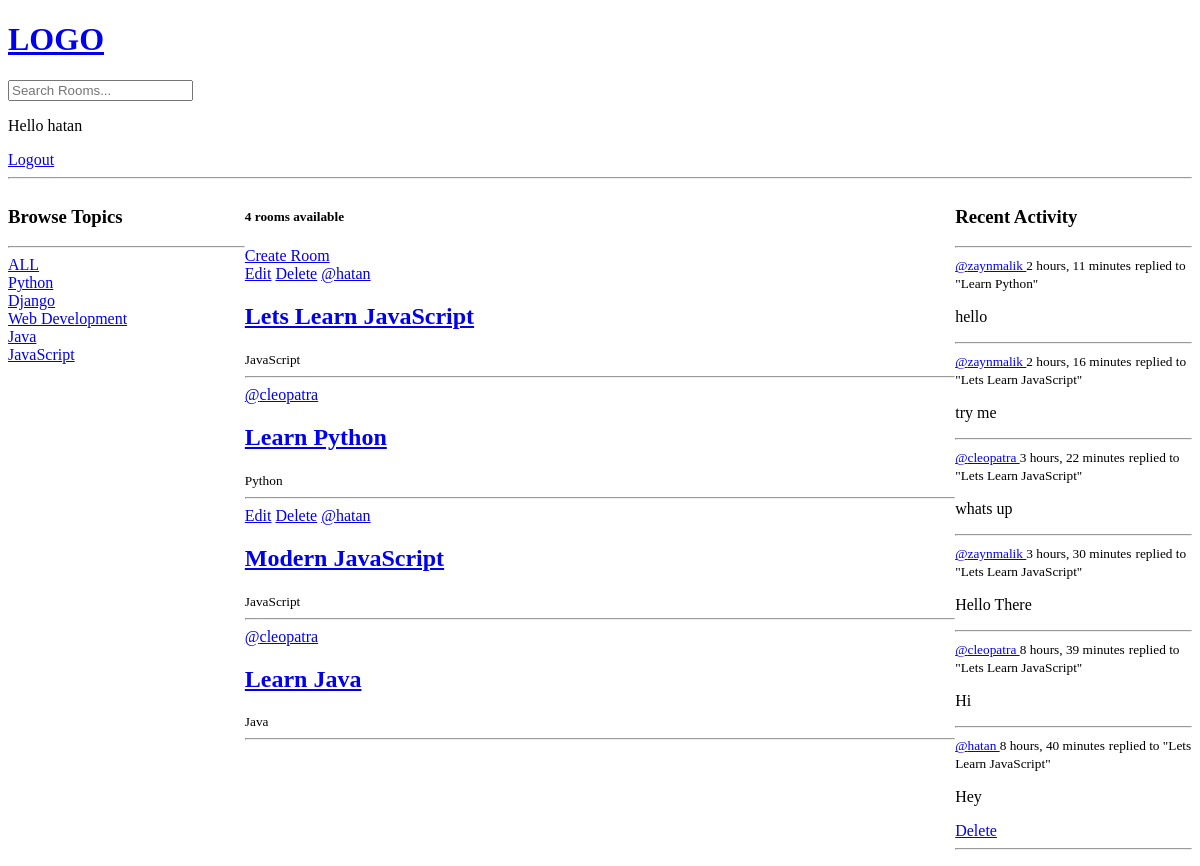
Before: / (signed in) with the older database file.
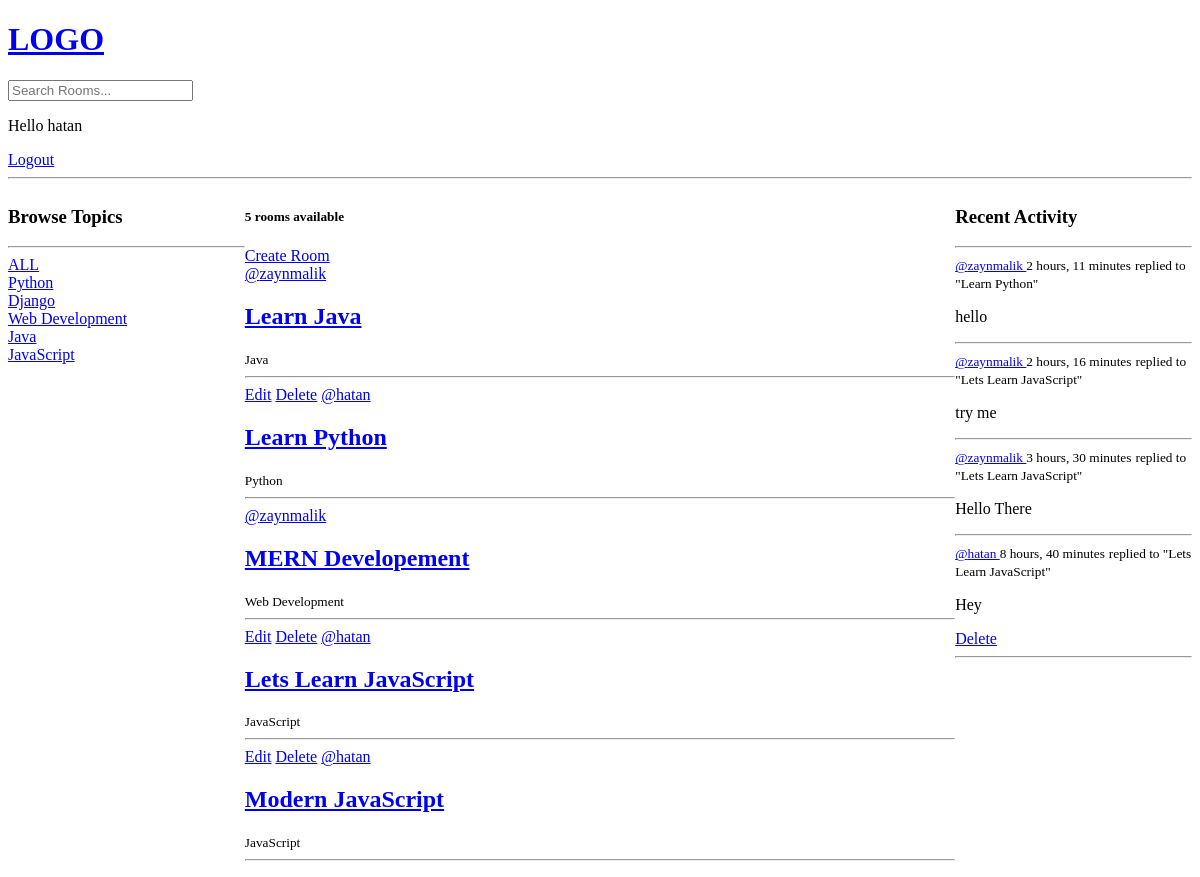
After: the same page with the newer database file.
### base/models.py (models this page shows, shortened)
class Topic(models.Model):
    name = models.CharField(max_length=200)

class Room(models.Model):
    host = models.ForeignKey(User, on_delete=models.SET_NULL, null=True)
    topic = models.ForeignKey(Topic, on_delete=models.SET_NULL, null=True)
    name = models.CharField(max_length=200)
    description = models.TextField(null=True, blank=True)
    participants = models.ManyToManyField(User, related_name='participants', blank=True)
    updated = models.DateTimeField(auto_now=True)
    created = models.DateTimeField(auto_now_add=True)
    class Meta:
        ordering = ['-updated', '-created']
    def __str__(self):
        return self.name

class Message(models.Model):
    user = models.ForeignKey(User, on_delete=models.CASCADE)
    room = models.ForeignKey(Room, on_delete=models.CASCADE)
    body = models.TextField()
    updated = models.DateTimeField(auto_now=True)
    created = models.DateTimeField(auto_now_add=True)
    class Meta:
        ordering = ['-updated', '-created']
    def __str__(self):
        return self.body[0:50]

### base/views.py (the view)
# urls.py: 2. Add a URL to urlpatterns:  path('', views.home, name='home')
def home(request):
    q = request.GET.get('q') if request.GET.get('q') != None else ''
    rooms = Room.objects.filter(
        Q(topic__name__icontains=q) |
        Q(name__icontains=q) |
        Q(description__icontains=q)
    )
    topics = Topic.objects.all()
    room_count = rooms.count()
    room_messages = Message.objects.filter(Q(room__topic__name__icontains=q))
    context = {'rooms': rooms, 'topics': topics,
               'room_count': room_count, 'room_messages': room_messages}
    return render(request, 'base/home.html', context)

### base/templates/base/home.html (shortened to what this page needs)
{% extends 'index.html' %}
{% block content %}
<div class="home-container">
  <div>
    {% include 'base/topics_component.html' %}
  </div>
  <div>
    <h5>{{room_count}} rooms available</h5>
    <a href="{% url 'create-room' %}">Create Room</a>
    {% include 'base/feeds_component.html' %}
  </div>
  <div>
    {% include 'base/activity_component.html' %}
  </div>
</div>
{% endblock %}

### base/templates/base/topics_component.html
<h3>Browse Topics</h3>
<hr>
<div>
  <a href="{% url 'home' %}">ALL</a>
</div>
{% for topic in topics %}
<div>
  <a href="{% url 'home' %}?q={{topic.name}}">{{topic.name}}</a>
</div>
{% endfor %}

### base/templates/base/feeds_component.html
<div>
  {% for room in rooms %}
  <div>
    {% if request.user == room.host %}
    <a href="{% url 'update-room' room.id %}">Edit</a>
    <a href="{% url 'delete-room' room.id %}">Delete</a>
    {% endif %}
    <a href="{% url 'user-profile' room.id %}">@{{room.host.username}}</a>
    <h2><a href="{% url 'room' room.id %}">{{room.name}}</h2></a>
    <small>{{room.topic.name}}</small>
    <hr>
  </div>
  {% endfor %}
</div>

### base/templates/base/activity_component.html
<h3>Recent Activity</h3>
<hr>
{% for message in room_messages %}
<div>
  <small><a href="{% url 'user-profile' message.user.id %}">@{{message.user}} </a> {{message.created|timesince}}</small>
  <small>replied to "{{message.room}}"</small>
  <p>{{message}}</p>
  {% if request.user == message.user %}
  <a href="{% url 'delete-message' message.id %}">Delete</a>
  {% endif %}
  <hr>
</div>
{% endfor %}

Changed rows visible on the page:
removed Message: user "cleopatra", created "3 hours, 22 minutes", room "Lets Learn JavaScript", body "whats up"
removed Message: user "cleopatra", created "8 hours, 39 minutes", room "Lets Learn JavaScript", body "Hi"
changed Room "Learn Java": host.username "cleopatra" → "zaynmalik"; moves up the list
changed Room "Learn Python": host.username "cleopatra" → "hatan"; now shows "Edit Delete"; moves down the list
added Room: host.username "zaynmalik", name "MERN Developement", topic.name "Web Development"
Other visible differences:
{{ room_count }}: "4" → "5"
